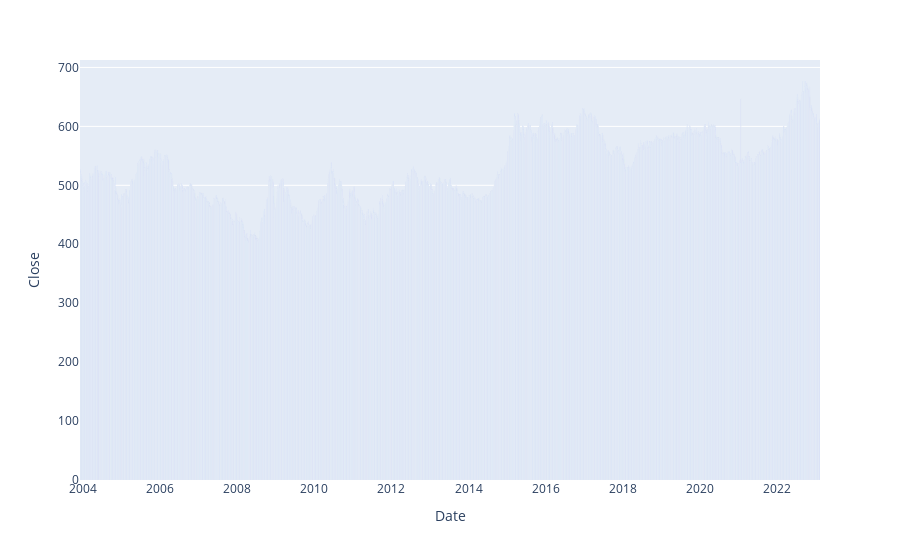

Write notebook code for a chart like this one.
### Code cell
figure = px.bar(df, x = "Date", y= "Close")
figure.show()

### Figure 1 — Plotly figure (JSON) as saved in the notebook; plotly's stock layout.template omitted (floating-point values rounded to 4 significant figures; data arrays with more than 128 entries replaced by an {"elided": "..."} marker saying what was removed)
{"data": [{"alignmentgroup": "True", "hovertemplate": "Date=%{x}<br>Close=%{y}<extra></extra>", "legendgroup": "", "marker": {"color": "#636efa", "pattern": {"shape": ""}}, "name": "", "offsetgroup": "", "orientation": "v", "showlegend": false, "textposition": "auto", "type": "bar", "x": {"elided": "5013 str values"}, "xaxis": "x", "y": {"elided": "5013 float values"}, "yaxis": "y"}], "layout": {"barmode": "relative", "legend": {"tracegroupgap": 0}, "margin": {"t": 60}, "xaxis": {"anchor": "y", "domain": [0, 1], "title": {"text": "Date"}}, "yaxis": {"anchor": "x", "domain": [0, 1], "title": {"text": "Close"}}}}
